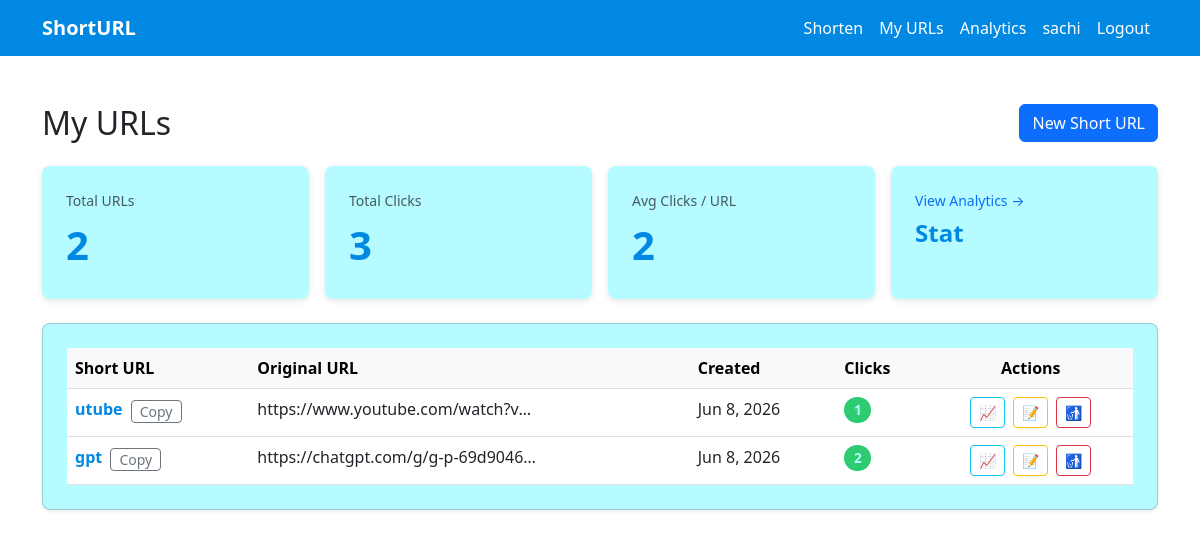
Page /dashboard/ (signed in) on the earlier database version.
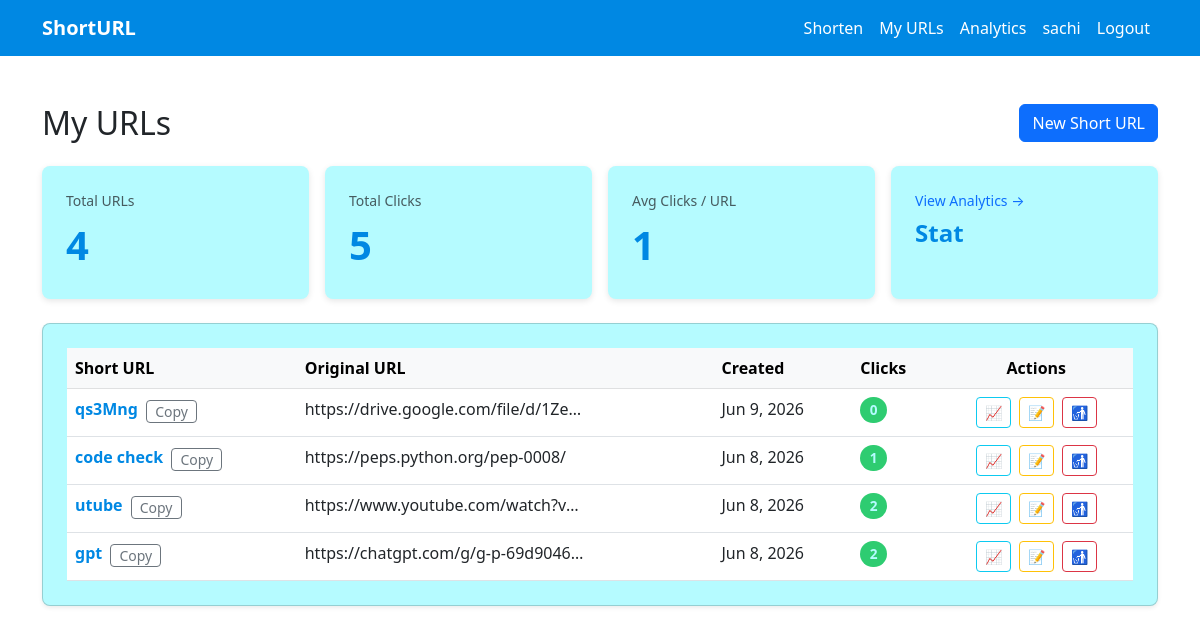
Same page on the later database version.
### shortener/models.py (models this page shows, shortened)
class URL(models.Model):
    original_url = models.URLField(max_length=2000)
    short_code = models.CharField(max_length=15, unique=True, db_index=True)
    custom_code = models.BooleanField(default=False)
    click_count = models.PositiveIntegerField(default=0)
    created_at = models.DateTimeField(auto_now_add=True)
    updated_at = models.DateTimeField(auto_now=True)
    user = models.ForeignKey(
        settings.AUTH_USER_MODEL,
        on_delete=models.CASCADE,
        related_name="urls",
        null=True,
        blank=True,
    )
    class Meta:
        ordering = ["-created_at"]

### shortener/views.py (the view)
# urls.py: path("dashboard/", views.dashboard, name="dashboard"),
@login_required
def dashboard(request):
    url_list = request.user.urls.all()
    total_clicks = url_list.aggregate(total=Sum("click_count"))["total"] or 0
    total_urls = url_list.count()
    paginator = Paginator(url_list, 10)
    page_number = request.GET.get("page")
    urls = paginator.get_page(page_number)
    return render(
        request,
        "shortener/dashboard.html",
        {"urls": urls, "total_clicks": total_clicks, "total_urls": total_urls},
    )

### shortener/templates/shortener/dashboard.html (shortened to what this page needs)
{% extends "shortener/base.html" %}
{% block content %}
<div class="d-flex justify-content-between align-items-center mb-4">
  <h1 class="h2 mb-0">My URLs</h1>
  <a href="{% url 'create_url' %}" class="btn btn-primary">
    New Short URL
  </a>
</div>
<div class="row g-3 mb-4">
  <div class="col-6 col-md-3">
    <div class="stat-card">
      <p class="text-muted mb-1 small">Total URLs</p>
      <p class="stat-number">{{ total_urls }}</p>
    </div>
  </div>
  <div class="col-6 col-md-3">
    <div class="stat-card">
      <p class="text-muted mb-1 small">Total Clicks</p>
      <p class="stat-number">{{ total_clicks }}</p>
    </div>
  </div>
  <div class="col-6 col-md-3">
    <div class="stat-card">
      <p class="text-muted mb-1 small">Avg Clicks / URL</p>
      <p class="stat-number">
        {% if total_urls > 0 %}
          {% widthratio total_clicks total_urls 1 %}
        {% else %}
          0
        {% endif %}
      </p>
    </div>
  </div>
  <div class="col-6 col-md-3">
    <div class="stat-card">
      <p class="text-muted mb-1 small">
        <a href="{% url 'analytics' %}" class="text-decoration-none">View Analytics →</a>
      </p>
      <p class="stat-number" style="font-size:1.5rem;">Stat</p>
    </div>
  </div>
</div>
<div class="card shadow-sm desktop-table stat-card">
  <div class="table-responsive">
    <table class="table table-hover mb-0">
      <thead class="table-light">
        <tr>
          <th>Short URL</th>
          <th>Original URL</th>
          <th>Created</th>
          <th>Clicks</th>
          <th class="text-center">Actions</th>
        </tr>
      </thead>
      <tbody>
        {% for url in urls %}
        <tr class="url-row">
          <td style="white-space: nowrap;">
            <a href="/{{ url.short_code }}" target="_blank" class="short-url-link">
              {{ url.short_code }}
            </a>
            <button class="btn btn-sm btn-outline-secondary ms-1 py-0"
                    onclick="copyUrl('{{ request.scheme }}://{{ request.get_host }}/{{ url.short_code }}', this)">
              Copy
            </button>
          </td>
          <td>
            <span class="text-truncate d-inline-block" style="max-width:280px;"
                  title="{{ url.original_url }}">
              {{ url.original_url }}
            </span>
          </td>
          <td>{{ url.created_at|date:"M j, Y" }}</td>
          <td><span class="click-badge">{{ url.click_count }}</span></td>
          <td class="text-center" style="white-space:nowrap;">
            <a href="{% url 'url_detail_analytics' url.short_code %}"
               class="btn btn-sm btn-outline-info me-1" title="Analytics">📈</a>
            <a href="{% url 'edit_url' url.short_code %}"
               class="btn btn-sm btn-outline-warning me-1" title="Edit">📝</a>
            <a href="{% url 'delete_url' url.short_code %}"
               class="btn btn-sm btn-outline-danger" title="Delete">🚮</a>
          </td>
        </tr>
        {% endfor %}
      </tbody>
    </table>
  </div>
</div>
{% endblock %}

Differences in the rows shown:
added URL: short_code "qs3Mng", original_url "https://drive.google.com/file/d/1Ze…", created_at "Jun 9, 2026", click_count "0"
added URL: short_code "code check", original_url "https://peps.python.org/pep-0008/", created_at "Jun 8, 2026", click_count "1"
changed URL "utube": click_count "1" → "2"
Other differences:
{{ total_urls }}: "2" → "4"
{{ total_clicks }}: "3" → "5"
text no longer shown: "2"
text now shown: "1"
